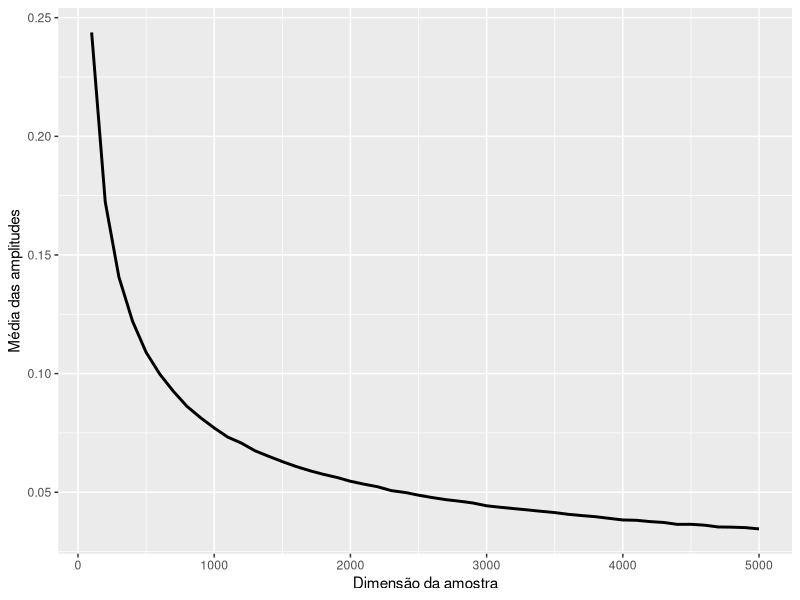

Generate this figure with R:
library(ggplot2)
set.seed(744)
m = 1350
n = seq(100,5000, by = 100)
lambda = 0.61
gama = 0.95
Media = 0
X <- matrix(0, nrow = 50, ncol = m)
for (i in 1:50){
for (j in 1:m){
  X[i,j] <- mean(rexp(n,lambda))
}}
b =  qnorm((1+gama)/2)
amplitude = (2*b)/(X*sqrt(n))
for (i in 1:50){
Media[i] = mean(amplitude[i, 1:m])
}
df <- data.frame(Media)
ggplot() + geom_line(data = df, aes(x = n, y = Media), size = 1) + 
xlab("Dimensão da amostra") + ylab("Média das amplitudes")